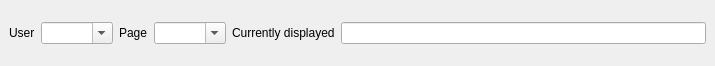
<?xml version="1.0" encoding="UTF-8"?>
<ui version="4.0">
 <class>HuggleTool</class>
 <widget class="QDockWidget" name="HuggleTool">
  <property name="geometry">
   <rect>
    <x>0</x>
    <y>0</y>
    <width>715</width>
    <height>66</height>
   </rect>
  </property>
  <property name="features">
   <set>QDockWidget::DockWidgetFloatable|QDockWidget::DockWidgetMovable</set>
  </property>
  <property name="windowTitle">
   <string>Tools</string>
  </property>
  <widget class="QWidget" name="dockWidgetContents">
   <layout class="QHBoxLayout" name="horizontalLayout">
    <item>
     <widget class="QLabel" name="label">
      <property name="text">
       <string>User</string>
      </property>
     </widget>
    </item>
    <item>
     <widget class="QComboBox" name="comboBox">
      <property name="editable">
       <bool>true</bool>
      </property>
     </widget>
    </item>
    <item>
     <widget class="QLabel" name="label_2">
      <property name="text">
       <string>Page</string>
      </property>
     </widget>
    </item>
    <item>
     <widget class="QComboBox" name="comboBox_2">
      <property name="editable">
       <bool>true</bool>
      </property>
     </widget>
    </item>
    <item>
     <widget class="QLabel" name="label_3">
      <property name="text">
       <string>Currently displayed</string>
      </property>
     </widget>
    </item>
    <item>
     <widget class="QLineEdit" name="lineEdit"/>
    </item>
   </layout>
  </widget>
 </widget>
 <resources/>
 <connections/>
</ui>
